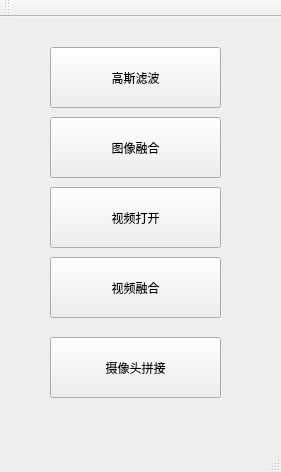
<?xml version="1.0" encoding="UTF-8"?>
<ui version="4.0">
 <class>QtOpencvSetClass</class>
 <widget class="QMainWindow" name="QtOpencvSetClass">
  <property name="geometry">
   <rect>
    <x>0</x>
    <y>0</y>
    <width>281</width>
    <height>472</height>
   </rect>
  </property>
  <property name="windowTitle">
   <string>QtOpencvSet</string>
  </property>
  <widget class="QWidget" name="centralWidget">
   <widget class="QPushButton" name="pushButton">
    <property name="geometry">
     <rect>
      <x>50</x>
      <y>30</y>
      <width>171</width>
      <height>61</height>
     </rect>
    </property>
    <property name="text">
     <string>高斯滤波</string>
    </property>
   </widget>
   <widget class="QPushButton" name="pushButton_2">
    <property name="geometry">
     <rect>
      <x>50</x>
      <y>100</y>
      <width>171</width>
      <height>61</height>
     </rect>
    </property>
    <property name="text">
     <string>图像融合</string>
    </property>
   </widget>
   <widget class="QPushButton" name="pushButton_3">
    <property name="geometry">
     <rect>
      <x>50</x>
      <y>170</y>
      <width>171</width>
      <height>61</height>
     </rect>
    </property>
    <property name="text">
     <string>视频打开</string>
    </property>
   </widget>
   <widget class="QPushButton" name="pushButton_4">
    <property name="geometry">
     <rect>
      <x>50</x>
      <y>240</y>
      <width>171</width>
      <height>61</height>
     </rect>
    </property>
    <property name="text">
     <string>视频融合</string>
    </property>
   </widget>
   <widget class="QPushButton" name="pushButton_5">
    <property name="geometry">
     <rect>
      <x>50</x>
      <y>320</y>
      <width>171</width>
      <height>61</height>
     </rect>
    </property>
    <property name="text">
     <string>摄像头拼接</string>
    </property>
   </widget>
  </widget>
  <widget class="QMenuBar" name="menuBar">
   <property name="geometry">
    <rect>
     <x>0</x>
     <y>0</y>
     <width>281</width>
     <height>23</height>
    </rect>
   </property>
  </widget>
  <widget class="QToolBar" name="mainToolBar">
   <attribute name="toolBarArea">
    <enum>TopToolBarArea</enum>
   </attribute>
   <attribute name="toolBarBreak">
    <bool>false</bool>
   </attribute>
  </widget>
  <widget class="QStatusBar" name="statusBar"/>
 </widget>
 <layoutdefault spacing="6" margin="11"/>
 <resources>
  <include location="QtOpencvSet.qrc"/>
 </resources>
 <connections>
  <connection>
   <sender>pushButton</sender>
   <signal>clicked()</signal>
   <receiver>QtOpencvSetClass</receiver>
   <slot>Gaussian_filter_UI_show()</slot>
   <hints>
    <hint type="sourcelabel">
     <x>220</x>
     <y>102</y>
    </hint>
    <hint type="destinationlabel">
     <x>249</x>
     <y>98</y>
    </hint>
   </hints>
  </connection>
  <connection>
   <sender>pushButton_2</sender>
   <signal>clicked()</signal>
   <receiver>QtOpencvSetClass</receiver>
   <slot>QtStitcherDemo_UI_show()</slot>
   <hints>
    <hint type="sourcelabel">
     <x>171</x>
     <y>167</y>
    </hint>
    <hint type="destinationlabel">
     <x>232</x>
     <y>220</y>
    </hint>
   </hints>
  </connection>
  <connection>
   <sender>pushButton_3</sender>
   <signal>clicked()</signal>
   <receiver>QtOpencvSetClass</receiver>
   <slot>QtVideoDemo_UI_show()</slot>
   <hints>
    <hint type="sourcelabel">
     <x>135</x>
     <y>244</y>
    </hint>
    <hint type="destinationlabel">
     <x>227</x>
     <y>324</y>
    </hint>
   </hints>
  </connection>
  <connection>
   <sender>pushButton_4</sender>
   <signal>clicked()</signal>
   <receiver>QtOpencvSetClass</receiver>
   <slot>QtVideoStitcherDemo_UI_show()</slot>
   <hints>
    <hint type="sourcelabel">
     <x>89</x>
     <y>316</y>
    </hint>
    <hint type="destinationlabel">
     <x>82</x>
     <y>369</y>
    </hint>
   </hints>
  </connection>
  <connection>
   <sender>pushButton_5</sender>
   <signal>clicked()</signal>
   <receiver>QtOpencvSetClass</receiver>
   <slot>QtCameraStitcherDemo_UI_show()</slot>
   <hints>
    <hint type="sourcelabel">
     <x>191</x>
     <y>385</y>
    </hint>
    <hint type="destinationlabel">
     <x>244</x>
     <y>426</y>
    </hint>
   </hints>
  </connection>
 </connections>
 <slots>
  <slot>Gaussian_filter_UI_show()</slot>
  <slot>QtStitcherDemo_UI_show()</slot>
  <slot>QtVideoDemo_UI_show()</slot>
  <slot>QtVideoStitcherDemo_UI_show()</slot>
  <slot>QtCameraStitcherDemo_UI_show()</slot>
 </slots>
</ui>
